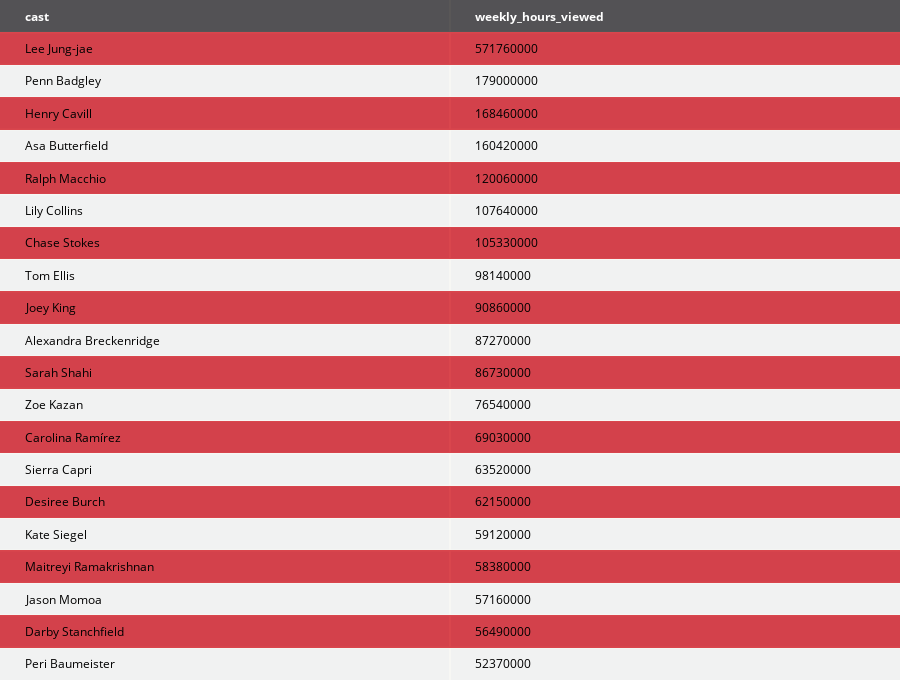

Notebook cell for this chart:
### Code cell
fig3 = ff.create_table(top_cast,colorscale=colors_list)
fig3.show()

### Figure 1 — Plotly figure (JSON) as saved in the notebook; plotly's stock layout.template omitted (floating-point values rounded to 4 significant figures)
{"data": [{"colorscale": [[0, "#221f1f"], [0.3333, "#b20710"], [0.6667, "#e50914"], [1, "#f5f5f1"]], "hoverinfo": "none", "opacity": 0.75, "showscale": false, "type": "heatmap", "z": [[0, 0], [0.5, 0.5], [1, 1], [0.5, 0.5], [1, 1], [0.5, 0.5], [1, 1], [0.5, 0.5], [1, 1], [0.5, 0.5], [1, 1], [0.5, 0.5], [1, 1], [0.5, 0.5], [1, 1], [0.5, 0.5], [1, 1], [0.5, 0.5], [1, 1], [0.5, 0.5], [1, 1]]}], "layout": {"annotations": [{"align": "left", "font": {"color": "#ffffff"}, "showarrow": false, "text": "<b>cast</b>", "x": -0.45, "xanchor": "left", "xref": "x", "y": 0, "yref": "y"}, {"align": "left", "font": {"color": "#ffffff"}, "showarrow": false, "text": "<b>weekly_hours_viewed</b>", "x": 0.55, "xanchor": "left", "xref": "x", "y": 0, "yref": "y"}, {"align": "left", "font": {"color": "#000000"}, "showarrow": false, "text": "Lee Jung-jae", "x": -0.45, "xanchor": "left", "xref": "x", "y": 1, "yref": "y"}, {"align": "left", "font": {"color": "#000000"}, "showarrow": false, "text": "571760000", "x": 0.55, "xanchor": "left", "xref": "x", "y": 1, "yref": "y"}, {"align": "left", "font": {"color": "#000000"}, "showarrow": false, "text": "Penn Badgley", "x": -0.45, "xanchor": "left", "xref": "x", "y": 2, "yref": "y"}, {"align": "left", "font": {"color": "#000000"}, "showarrow": false, "text": "179000000", "x": 0.55, "xanchor": "left", "xref": "x", "y": 2, "yref": "y"}, {"align": "left", "font": {"color": "#000000"}, "showarrow": false, "text": "Henry Cavill", "x": -0.45, "xanchor": "left", "xref": "x", "y": 3, "yref": "y"}, {"align": "left", "font": {"color": "#000000"}, "showarrow": false, "text": "168460000", "x": 0.55, "xanchor": "left", "xref": "x", "y": 3, "yref": "y"}, {"align": "left", "font": {"color": "#000000"}, "showarrow": false, "text": "Asa Butterfield", "x": -0.45, "xanchor": "left", "xref": "x", "y": 4, "yref": "y"}, {"align": "left", "font": {"color": "#000000"}, "showarrow": false, "text": "160420000", "x": 0.55, "xanchor": "left", "xref": "x", "y": 4, "yref": "y"}, {"align": "left", "font": {"color": "#000000"}, "showarrow": false, "text": "Ralph Macchio", "x": -0.45, "xanchor": "left", "xref": "x", "y": 5, "yref": "y"}, {"align": "left", "font": {"color": "#000000"}, "showarrow": false, "text": "120060000", "x": 0.55, "xanchor": "left", "xref": "x", "y": 5, "yref": "y"}, {"align": "left", "font": {"color": "#000000"}, "showarrow": false, "text": "Lily Collins", "x": -0.45, "xanchor": "left", "xref": "x", "y": 6, "yref": "y"}, {"align": "left", "font": {"color": "#000000"}, "showarrow": false, "text": "107640000", "x": 0.55, "xanchor": "left", "xref": "x", "y": 6, "yref": "y"}, {"align": "left", "font": {"color": "#000000"}, "showarrow": false, "text": "Chase Stokes", "x": -0.45, "xanchor": "left", "xref": "x", "y": 7, "yref": "y"}, {"align": "left", "font": {"color": "#000000"}, "showarrow": false, "text": "105330000", "x": 0.55, "xanchor": "left", "xref": "x", "y": 7, "yref": "y"}, {"align": "left", "font": {"color": "#000000"}, "showarrow": false, "text": "Tom Ellis", "x": -0.45, "xanchor": "left", "xref": "x", "y": 8, "yref": "y"}, {"align": "left", "font": {"color": "#000000"}, "showarrow": false, "text": "98140000", "x": 0.55, "xanchor": "left", "xref": "x", "y": 8, "yref": "y"}, {"align": "left", "font": {"color": "#000000"}, "showarrow": false, "text": "Joey King", "x": -0.45, "xanchor": "left", "xref": "x", "y": 9, "yref": "y"}, {"align": "left", "font": {"color": "#000000"}, "showarrow": false, "text": "90860000", "x": 0.55, "xanchor": "left", "xref": "x", "y": 9, "yref": "y"}, {"align": "left", "font": {"color": "#000000"}, "showarrow": false, "text": "Alexandra Breckenridge", "x": -0.45, "xanchor": "left", "xref": "x", "y": 10, "yref": "y"}, {"align": "left", "font": {"color": "#000000"}, "showarrow": false, "text": "87270000", "x": 0.55, "xanchor": "left", "xref": "x", "y": 10, "yref": "y"}, {"align": "left", "font": {"color": "#000000"}, "showarrow": false, "text": "Sarah Shahi", "x": -0.45, "xanchor": "left", "xref": "x", "y": 11, "yref": "y"}, {"align": "left", "font": {"color": "#000000"}, "showarrow": false, "text": "86730000", "x": 0.55, "xanchor": "left", "xref": "x", "y": 11, "yref": "y"}, {"align": "left", "font": {"color": "#000000"}, "showarrow": false, "text": "Zoe Kazan", "x": -0.45, "xanchor": "left", "xref": "x", "y": 12, "yref": "y"}, {"align": "left", "font": {"color": "#000000"}, "showarrow": false, "text": "76540000", "x": 0.55, "xanchor": "left", "xref": "x", "y": 12, "yref": "y"}, {"align": "left", "font": {"color": "#000000"}, "showarrow": false, "text": "Carolina Ramírez", "x": -0.45, "xanchor": "left", "xref": "x", "y": 13, "yref": "y"}, {"align": "left", "font": {"color": "#000000"}, "showarrow": false, "text": "69030000", "x": 0.55, "xanchor": "left", "xref": "x", "y": 13, "yref": "y"}, {"align": "left", "font": {"color": "#000000"}, "showarrow": false, "text": "Sierra Capri", "x": -0.45, "xanchor": "left", "xref": "x", "y": 14, "yref": "y"}, {"align": "left", "font": {"color": "#000000"}, "showarrow": false, "text": "63520000", "x": 0.55, "xanchor": "left", "xref": "x", "y": 14, "yref": "y"}, {"align": "left", "font": {"color": "#000000"}, "showarrow": false, "text": "Desiree Burch", "x": -0.45, "xanchor": "left", "xref": "x", "y": 15, "yref": "y"}, {"align": "left", "font": {"color": "#000000"}, "showarrow": false, "text": "62150000", "x": 0.55, "xanchor": "left", "xref": "x", "y": 15, "yref": "y"}, {"align": "left", "font": {"color": "#000000"}, "showarrow": false, "text": "Kate Siegel", "x": -0.45, "xanchor": "left", "xref": "x", "y": 16, "yref": "y"}, {"align": "left", "font": {"color": "#000000"}, "showarrow": false, "text": "59120000", "x": 0.55, "xanchor": "left", "xref": "x", "y": 16, "yref": "y"}, {"align": "left", "font": {"color": "#000000"}, "showarrow": false, "text": "Maitreyi Ramakrishnan", "x": -0.45, "xanchor": "left", "xref": "x", "y": 17, "yref": "y"}, {"align": "left", "font": {"color": "#000000"}, "showarrow": false, "text": "58380000", "x": 0.55, "xanchor": "left", "xref": "x", "y": 17, "yref": "y"}, {"align": "left", "font": {"color": "#000000"}, "showarrow": false, "text": "Jason Momoa", "x": -0.45, "xanchor": "left", "xref": "x", "y": 18, "yref": "y"}, {"align": "left", "font": {"color": "#000000"}, "showarrow": false, "text": "57160000", "x": 0.55, "xanchor": "left", "xref": "x", "y": 18, "yref": "y"}, {"align": "left", "font": {"color": "#000000"}, "showarrow": false, "text": "Darby Stanchfield", "x": -0.45, "xanchor": "left", "xref": "x", "y": 19, "yref": "y"}, {"align": "left", "font": {"color": "#000000"}, "showarrow": false, "text": "56490000", "x": 0.55, "xanchor": "left", "xref": "x", "y": 19, "yref": "y"}, {"align": "left", "font": {"color": "#000000"}, "showarrow": false, "text": "Peri Baumeister", "x": -0.45, "xanchor": "left", "xref": "x", "y": 20, "yref": "y"}, {"align": "left", "font": {"color": "#000000"}, "showarrow": false, "text": "52370000", "x": 0.55, "xanchor": "left", "xref": "x", "y": 20, "yref": "y"}], "height": 680, "margin": {"b": 0, "l": 0, "r": 0, "t": 0}, "xaxis": {"dtick": 1, "gridwidth": 2, "showticklabels": false, "tick0": -0.5, "ticks": "", "zeroline": false}, "yaxis": {"autorange": "reversed", "dtick": 1, "gridwidth": 2, "showticklabels": false, "tick0": 0.5, "ticks": "", "zeroline": false}}}
